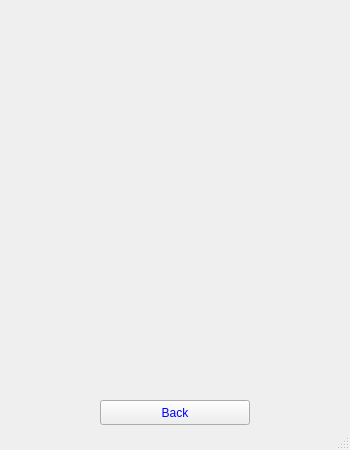
<?xml version="1.0" encoding="UTF-8"?>
<ui version="4.0">
 <class>profile</class>
 <widget class="QMainWindow" name="profile">
  <property name="geometry">
   <rect>
    <x>0</x>
    <y>0</y>
    <width>350</width>
    <height>450</height>
   </rect>
  </property>
  <property name="windowTitle">
   <string>GolfApp</string>
  </property>
  <property name="styleSheet">
   <string notr="true">background-image: url(:/new/prefix1/LOGO.jpg);</string>
  </property>
  <widget class="QWidget" name="centralwidget">
   <widget class="QPushButton" name="backButton">
    <property name="geometry">
     <rect>
      <x>100</x>
      <y>400</y>
      <width>150</width>
      <height>25</height>
     </rect>
    </property>
    <property name="styleSheet">
     <string notr="true">color: rgb(0, 0, 255);
font: 10pt &quot;Comic Sans MS&quot;;</string>
    </property>
    <property name="text">
     <string>Back</string>
    </property>
   </widget>
   <widget class="QWidget" name="gridLayoutWidget">
    <property name="geometry">
     <rect>
      <x>10</x>
      <y>10</y>
      <width>331</width>
      <height>381</height>
     </rect>
    </property>
    <layout class="QGridLayout" name="gridLayout"/>
   </widget>
  </widget>
  <widget class="QMenuBar" name="menubar">
   <property name="geometry">
    <rect>
     <x>0</x>
     <y>0</y>
     <width>350</width>
     <height>21</height>
    </rect>
   </property>
  </widget>
  <widget class="QStatusBar" name="statusbar"/>
 </widget>
 <resources/>
 <connections/>
</ui>
